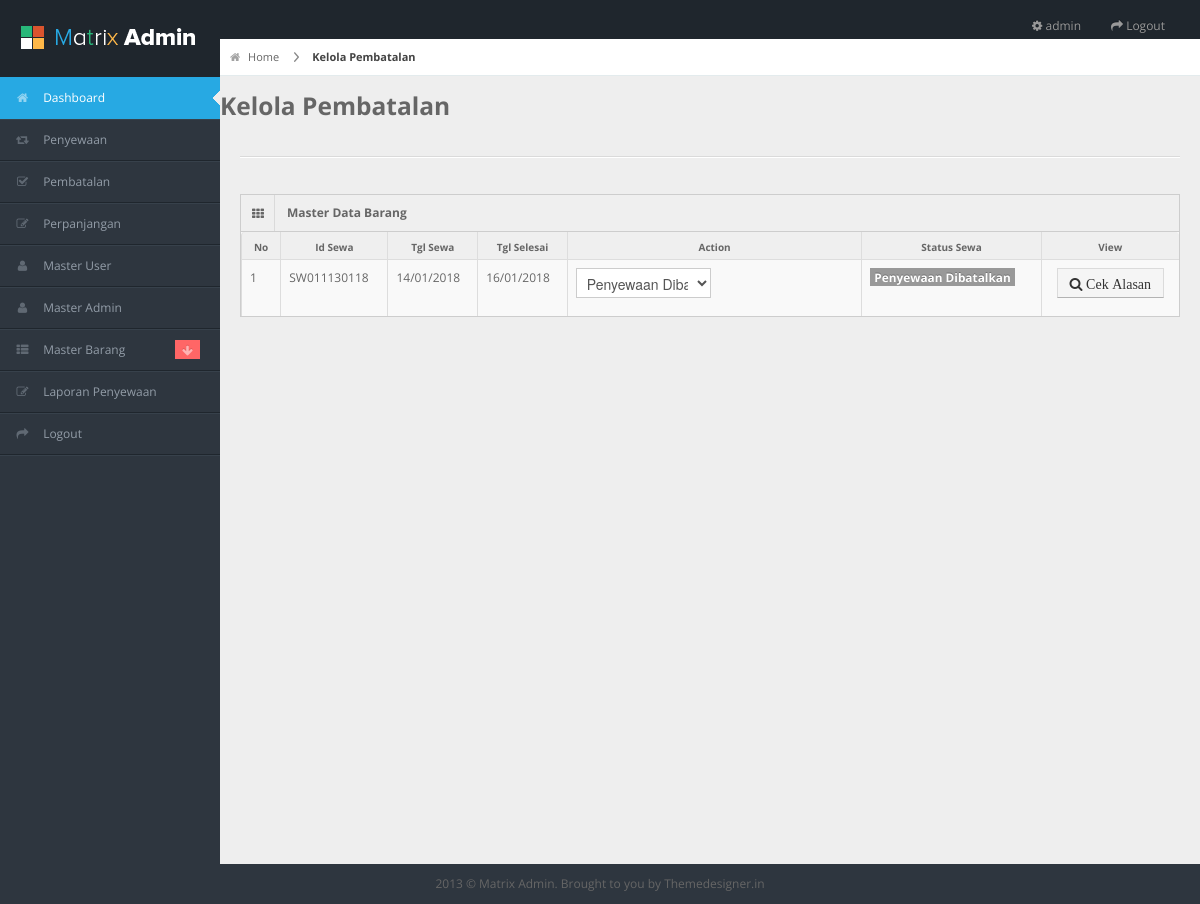
Before: /admin/pages/kelola_pembatalan.php (signed in) with the older database file.
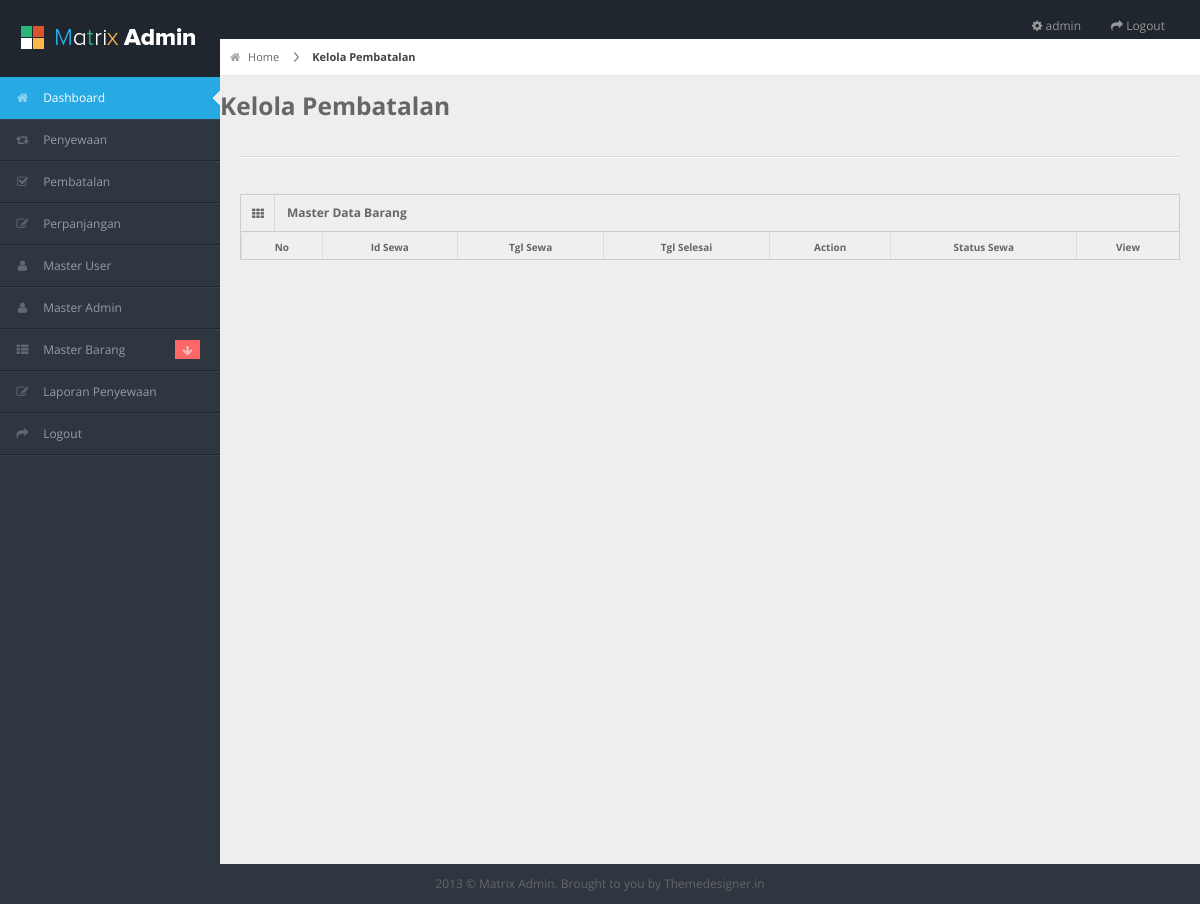
After: the same page with the newer database file.
### tables this page shows
CREATE TABLE IF NOT EXISTS `sewa` (
  `id_sewa` varchar(255) NOT NULL,
  `id_user` int(11) DEFAULT NULL,
  `tgl_sewa` date DEFAULT NULL,
  `tgl_selesai` date DEFAULT NULL,
  `tgl_expired` date DEFAULT NULL,
  `status_bayar` int(11) DEFAULT NULL,
  `status_sewa` int(11) DEFAULT NULL,
  `total_bayar` int(11) DEFAULT NULL,
  `dp` int(11) DEFAULT NULL
);

### admin/pages/kelola_pembatalan.php (the view, shortened to what this page needs)
<?php include 'header.php'; ?>
<?php include 'nav.php'; ?>
<div id="content">
	<div id="content-header">
		<div id="breadcrumb"> <a href="#" title="Go to Home" class="tip-bottom"><i class="icon-home"></i> Home</a> <a href="#" class="current">Kelola Pembatalan</a> </div>
		<h3>Kelola Pembatalan</h3>
	</div>
	<div class="container-fluid">
		<hr>
		<div class="row-fluid">
			<div class="widget-box">
				<div class="widget-title"> <span class="icon"><i class="icon-th"></i></span>
					<h5>Master Data Barang</h5>
				</div>
				<div class="widget-content nopadding">
					<table class="table table-bordered data-table">
						<thead>
							<tr>
								<th>No</th>
								<th>Id Sewa</th>
								<th>Tgl Sewa</th>
								<th>Tgl Selesai</th>
								<th>Action</th>
								<th>Status Sewa</th>
								<th>View</th>
							</tr>
						</thead>
						<tbody>
							<?php
							$no=1;
							$sql = mysql_query("SELECT * FROM sewa,m_user WHERE sewa.id_user = m_user.id_user
								AND sewa.status_sewa in(7,12) ORDER BY sewa.id_sewa DESC");
							while($row = mysql_fetch_array($sql)){
								if($row['status_sewa']==7){
									$stat = '';
									$dis_pengembalian = 'disabled';
									$status_sewa = '<span class="label label-warning"> Proses Pembatalan </span>';
								}else if($row['status_sewa']==12){
									$status_sewa = '<span class="label label-danger"> Penyewaan Dibatalkan </span>';
								}
								?>
								<tr>
									<form action="" method="POST">
										<td><?php echo $no; ?></td>
										<td><?php echo $row['id_sewa']; ?></td>
										<td><?php echo date('d/m/Y',strtotime($row['tgl_sewa'])); ?></td>
										<td><?php echo date('d/m/Y',strtotime($row['tgl_selesai'])); ?></td>
										<td>
											<?php
											if($row['status_sewa']=='7'){
												?>
												<select class="span6" name="status_sewa" class="form-control" onchange="this.form.submit()">
													<option value="7" selected>Menunggu Konfirmasi Pembatalan</option>
													<option value="12">Penyewaan Dibatalkan</option>
												</select>
												<?php }else if($row['status_sewa']=='12'){
													?>
													<select class="span6" name="status_sewa" class="form-control" onchange="this.form.submit()">
														<option value="12" selected>Penyewaan Dibatalkan</option>
													</select>
													<?php } ?>
												</td>
												<td><?php echo $status_sewa; ?></td>
												<td style="text-align: center;">
													<a href="cek_batal.php?id_sewa=<?php echo $row['id_sewa']; ?>"> <button type="button" name="bayar" class="btn btn-sm btn-default"><i class="icon-search"> Cek Alasan </i></button></a>
												</td>
											</form>
											<?php
											$no++;
										} ?>
									</tr>
								</tbody>
							</table>
						</div>
					</div>
				</div>
			</div>
		</div>
		<?php include 'footer.php'; ?>

Changed rows visible on the page:
removed sewa: id_sewa "SW011130118", tgl_sewa "14/01/2018", tgl_selesai "16/01/2018", status_sewa "Penyewaan Dibatalkan"
